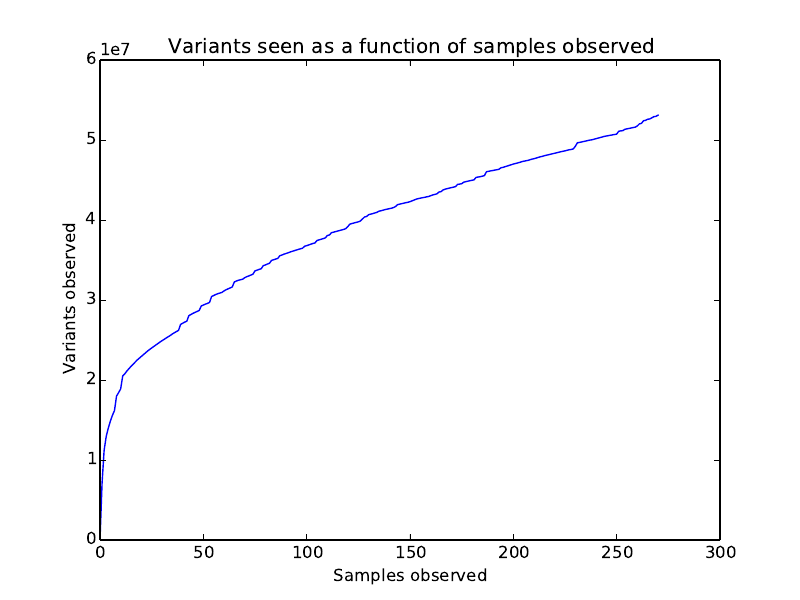

Python code for this plot:
from pylab import plot, ylabel, xlabel, title, grid, savefig, show, legend, xticks, yticks, figure

idx = [0]
variants = [0]

fp = open('variant_counts.txt')

for line in fp:

    line = line.strip().rstrip().split()

    idx.append(int(line[0]))
    variants.append(int(line[1]))

figure()
plot(idx, variants)
title('Variants seen as a function of samples observed')
xlabel('Samples observed')
ylabel('Variants observed')
savefig('variant_counts.pdf')
